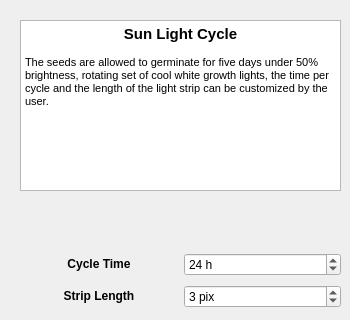
      <widget class="QWidget" name="tab_2">
       <attribute name="title">
        <string>Sun Cycle</string>
       </attribute>
       <widget class="QTextBrowser" name="Germination_textBrowser_3">
        <property name="geometry">
         <rect>
          <x>20</x>
          <y>20</y>
          <width>321</width>
          <height>171</height>
         </rect>
        </property>
        <property name="html">
         <string>&lt;!DOCTYPE HTML PUBLIC &quot;-//W3C//DTD HTML 4.0//EN&quot; &quot;http://www.w3.org/TR/REC-html40/strict.dtd&quot;&gt;
&lt;html&gt;&lt;head&gt;&lt;meta name=&quot;qrichtext&quot; content=&quot;1&quot; /&gt;&lt;style type=&quot;text/css&quot;&gt;
p, li { white-space: pre-wrap; }
&lt;/style&gt;&lt;/head&gt;&lt;body style=&quot; font-family:'MS Shell Dlg 2'; font-size:8.25pt; font-weight:400; font-style:normal;&quot;&gt;
&lt;p align=&quot;center&quot; style=&quot; margin-top:0px; margin-bottom:0px; margin-left:0px; margin-right:0px; -qt-block-indent:0; text-indent:0px;&quot;&gt;&lt;span style=&quot; font-family:'MS Shell Dlg 2'; font-size:11pt; font-weight:600;&quot;&gt;Sun Light Cycle&lt;/span&gt;&lt;/p&gt;
&lt;p style=&quot;-qt-paragraph-type:empty; margin-top:0px; margin-bottom:0px; margin-left:0px; margin-right:0px; -qt-block-indent:0; text-indent:0px; font-family:'MS Shell Dlg 2';&quot;&gt;&lt;br /&gt;&lt;/p&gt;
&lt;p style=&quot; margin-top:0px; margin-bottom:0px; margin-left:0px; margin-right:0px; -qt-block-indent:0; text-indent:0px;&quot;&gt;&lt;span style=&quot; font-family:'MS Shell Dlg 2';&quot;&gt;The seeds are allowed to germinate for five days under 50% brightness, rotating set of cool white growth lights, the time per cycle and the length of the light strip can be customized by the user.&lt;/span&gt;&lt;/p&gt;&lt;/body&gt;&lt;/html&gt;</string>
        </property>
       </widget>
       <widget class="QWidget" name="gridLayoutWidget_4">
        <property name="geometry">
         <rect>
          <x>20</x>
          <y>250</y>
          <width>321</width>
          <height>61</height>
         </rect>
        </property>
        <layout class="QGridLayout" name="gridLayout_4">
         <item row="0" column="0">
          <widget class="QLabel" name="cycleTime_label">
           <property name="text">
            <string>&lt;html&gt;&lt;head/&gt;&lt;body&gt;&lt;p align=&quot;center&quot;&gt;&lt;span style=&quot; font-weight:600;&quot;&gt;Cycle Time&lt;/span&gt;&lt;/p&gt;&lt;/body&gt;&lt;/html&gt;</string>
           </property>
          </widget>
         </item>
         <item row="1" column="0">
          <widget class="QLabel" name="stripLength_label">
           <property name="text">
            <string>&lt;html&gt;&lt;head/&gt;&lt;body&gt;&lt;p align=&quot;center&quot;&gt;&lt;span style=&quot; font-weight:600;&quot;&gt;Strip Length&lt;/span&gt;&lt;/p&gt;&lt;/body&gt;&lt;/html&gt;</string>
           </property>
          </widget>
         </item>
         <item row="0" column="1">
          <widget class="QSpinBox" name="cycleTime_spinBox">
           <property name="suffix">
            <string> h</string>
           </property>
           <property name="minimum">
            <number>1</number>
           </property>
           <property name="maximum">
            <number>999</number>
           </property>
           <property name="value">
            <number>24</number>
           </property>
          </widget>
         </item>
         <item row="1" column="1">
          <widget class="QSpinBox" name="stripLength_spinBox">
           <property name="suffix">
            <string> pix</string>
           </property>
           <property name="minimum">
            <number>1</number>
           </property>
           <property name="maximum">
            <number>15</number>
           </property>
           <property name="value">
            <number>3</number>
           </property>
          </widget>
         </item>
        </layout>
       </widget>
      </widget>
